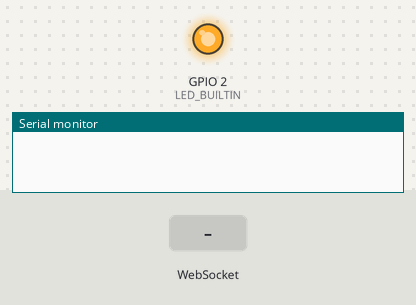
Bench run of a sketch on a simulated ESP8266 (NodeMCU). Shown: output pins drawn as LEDs (lit = HIGH, except the on-board LED, lit = LOW), the last lines printed to the serial monitor. The inputs (shaded band) are chosen by the test bench. WiFi joins after 1.5 s; servers stay silent unless stated.

Above: at 1.2 s.
1.3 s: WebSocket text "1" received
At 2.0 s:
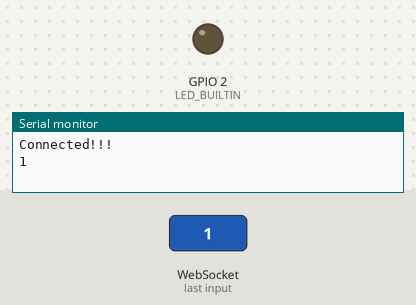
Timing chart, 0 to 4.3 s (numbered marks = the images above; inputs shaded):
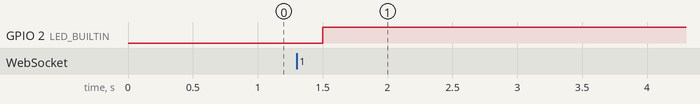

The sketch:

esp.ino
```cpp
#include "ESP8266WiFi.h"
#include <WebSocketsClient.h>

WebSocketsClient ws;
bool state;
void setup() {
  pinMode(LED_BUILTIN, OUTPUT);
  digitalWrite(LED_BUILTIN, LOW);
  Serial.begin(9600);
  while (!Serial) {}
  WiFi.hostname("FeedEZ");
  // WiFi.begin("LAB. PERIKANAN");
  WiFi.begin("LAB. PERIKANAN");
  // while (WiFi.status() != WL_CONNECTED) {}
  ws.beginSSL("feedez.deno.dev", 443, "/ws/device");
  ws.onEvent([] (WStype_t type, uint8_t * payload, size_t length) {
    switch (type) {
      case WStype_CONNECTED:
      {
        digitalWrite(LED_BUILTIN, HIGH);
        Serial.println("Connected!!!");
        break;
      }
      case WStype_DISCONNECTED:
      {
        digitalWrite(LED_BUILTIN, LOW);
        Serial.println("Disconnected!!!");
        break;
      }
      case WStype_TEXT:
      {
        String data = "";
        for (size_t i = 0; i < length; i++)
          data += (char)payload[i];
        Serial.println(data);
        break;
      }
      default:
       {}
    }
  });
}
void loop() {
  ws.loop();
  if (Serial.available()) {
    auto data = Serial.readStringUntil('\n');
    data.trim();
    ws.sendTXT(data);
  }
}
```

Measured:
- after the input at 1.3 s, GPIO 2 (LED_BUILTIN): LOW → HIGH after 0.20 s
